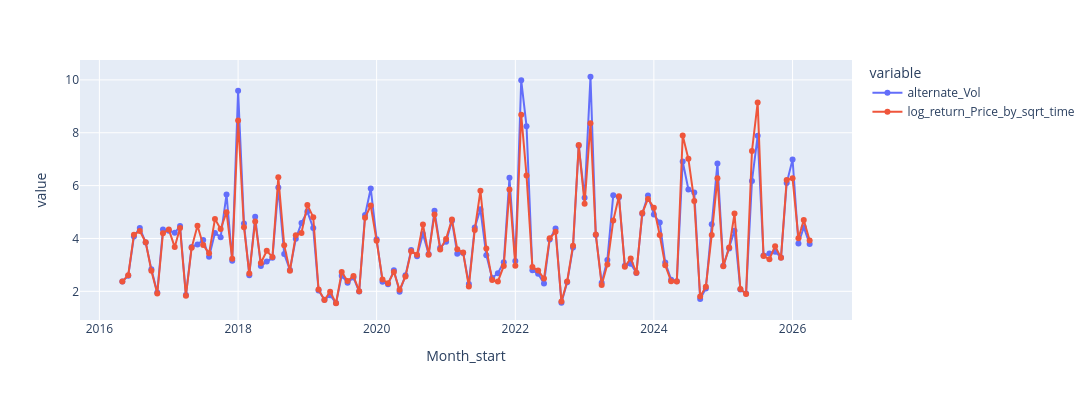

Write notebook code for a chart like this one.
### Code cell
alternate_vol.merge(
    daily_vol,
    left_index=True,
    right_index=True,
).reset_index().pipe(
    px.line,
    x='Month_start',
    # y=['alternate_Vol', 'hourly_Vol'],
    y=['alternate_Vol', 'log_return_Price_by_sqrt_time'],
    markers=True
).update_layout(
    width=1200,
    height=400
)
